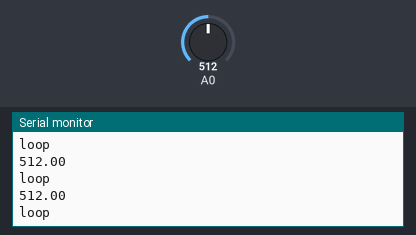
Simulated run of this sketch. Board: Arduino Uno, built with avr-gcc and run on an emulated ATmega328P. On the bench: the last lines printed to the serial monitor. Inputs (shaded band) come from the test bench; at power-on: A0 = 512.

Above: at 1.8 s.
1.9 s: A0 set to 716
At 2.32 s:
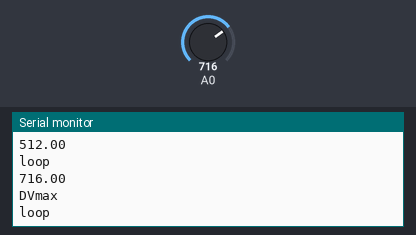
3.4 s: A0 set to 900
At 3.82 s:
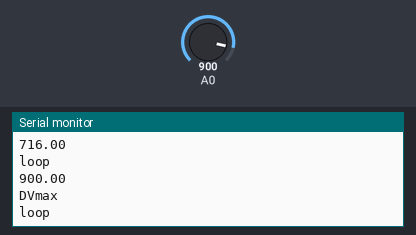
Timing chart, 0 to 6.4 s (numbered marks = the images above; inputs shaded):
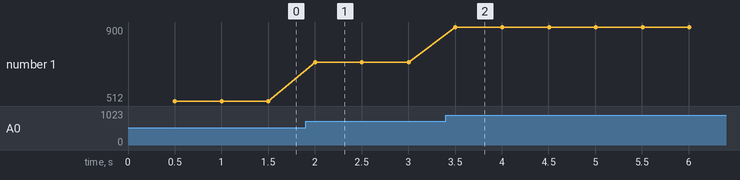

Measured:
- after the input at 1.9 s, the serial monitor: prints a new line after 0.10 s (image 1)
- after the input at 3.4 s, the serial monitor: prints a new line after 0.10 s (image 2)
- plotted number 1: 512 → 716 after the input at 1.9 s, 716 → 900 after the input at 3.4 s

The sketch:

singlePhase.ino
```cpp
double Vm = 0;
double VmPrevious = 0;
double DVmax = 0;
int crosscount=0;
int climbhill=0;
double DVrms;
double Vrms;
void RPHASE();


void setup()
{
  Serial.begin(9600);
  Serial.println("CALCULATING VOLTAGE");

}

void loop()
{
  Serial.println("loop");
  VmPrevious = Vm;
  delay(500);
  Vm = analogRead(A0);
  Serial.println(Vm);
  if (Vm > VmPrevious && Vm>511)
  {
    climbhill = 0;
    DVmax = Vm;
    Serial.println("DVmax");
  }
  if (Vm < VmPrevious && climbhill ==1)
  {
    climbhill = 0;
    DVmax = VmPrevious;
    DVrms = DVmax/sqrt(2);
    Vrms=(((DVrms-420.76)/-90.24)*-210.2)+210.2;
    Serial.println("R_PHASE-VOLATGE:");
    Serial.println(Vrms);
    DVmax = 0;
  }
}
```
